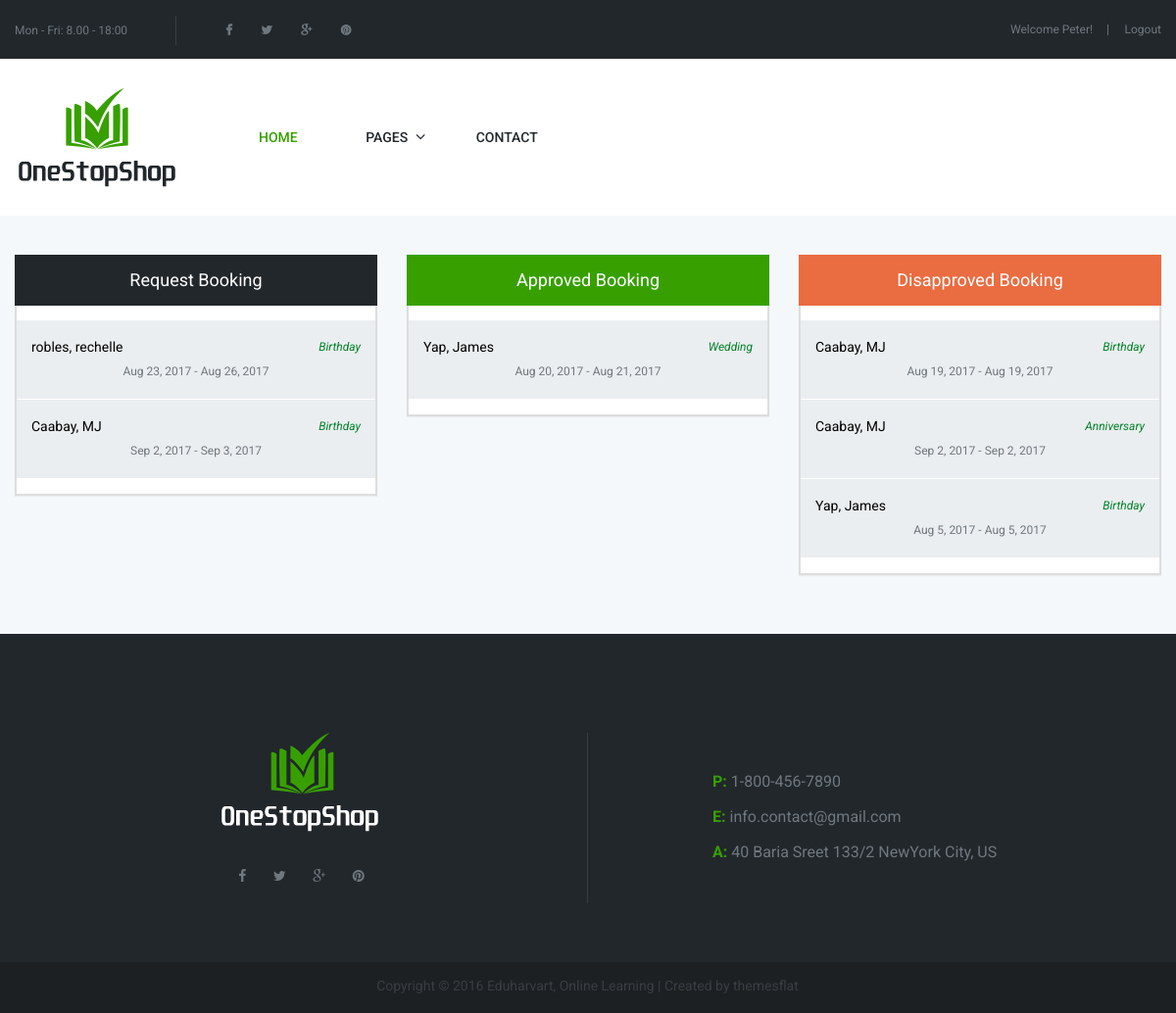
The app's page /org-dashboard.php (signed in) with its own data.
### tables this page shows
CREATE TABLE `client_infos` (
  `id` bigint(20) NOT NULL,
  `first_name` varchar(255) DEFAULT NULL,
  `middle_name` varchar(255) DEFAULT NULL,
  `last_name` varchar(255) DEFAULT NULL,
  `email_address` varchar(255) DEFAULT NULL,
  `mobile_number` varchar(255) DEFAULT NULL,
  `client_id` bigint(20) NOT NULL,
  `created_at` datetime NOT NULL DEFAULT CURRENT_TIMESTAMP,
  `updated_at` datetime NOT NULL DEFAULT CURRENT_TIMESTAMP
);

CREATE TABLE `bookings` (
  `id` bigint(20) NOT NULL,
  `date_from` date DEFAULT NULL,
  `date_to` date DEFAULT NULL,
  `client_event_id` bigint(20) NOT NULL,
  `customer_id` bigint(20) DEFAULT '0',
  `remarks` text,
  `created_at` datetime NOT NULL DEFAULT CURRENT_TIMESTAMP,
  `updated_at` datetime NOT NULL DEFAULT CURRENT_TIMESTAMP,
  `status_id` int(11) NOT NULL,
  `total_amount` double DEFAULT '0',
  `approval_type_id` int(11) NOT NULL
);

CREATE TABLE `event_types` (
  `id` bigint(20) NOT NULL,
  `type` varchar(255) DEFAULT NULL,
  `created_at` datetime NOT NULL DEFAULT CURRENT_TIMESTAMP,
  `updated_at` datetime NOT NULL DEFAULT CURRENT_TIMESTAMP
);

### org-dashboard.php (the view, shortened to what this page needs)
<?php
    include "include/configuration.php";
    $id = $_SESSION['authId']
?>
<!DOCTYPE html>
<html xmlns="http://www.w3.org/1999/xhtml" xml:lang="en-US" lang="en-US">
<head>
    <?php include('_head.php') ?>
</head>
<body>
    <div class="boxed position_form">
    <?php include("_header.php"); ?>
        <section class="flat-row bg-theme custom pt-40 pb-40 wrap-price-post">
            <div class="container">
                <div class="row">
                    <div class="col-md-4 col-sm-12 rside">
                        <div class="panel panel-default card-view">
                            <div class="panel-wrapper collapse in">
                                <div class="panel-body">
                                    <div class="head"><h2>Request Booking</h2></div>
                                    <form>
                                        <?php
                                            $selBooking = "select *, bookings.id as booking_id from bookings inner join (clients inner join client_infos on client_infos.client_id = clients.id) on clients.id = bookings.customer_id inner join (client_events inner join event_types on event_types.id = client_events.event_type_id) on client_events.id = bookings.client_event_id where bookings.approval_type_id = 3 and client_events.client_id = " . $id . " order by bookings.created_at";
                                            $rsBooking = mysqli_query($mysqli, $selBooking);
                                            $cntBooking = mysqli_num_rows($rsBooking);
                                            if ($cntBooking > 0):
                                        ?>
                                            <?php while($book = mysqli_fetch_assoc($rsBooking)): ?>
                                                <div class="item" data-id="<?php echo $book['booking_id'] ?>">
                                                    <label class="pull-left name"><?php echo $book['last_name'] . ', ' . $book['first_name'] ?></label>
                                                    <label class="pull-right event"><?php echo $book['type'] ?></label>
                                                    <div class="date"><?php echo date("M j, Y",strtotime($book['date_from'])) . ' - ' . date("M j, Y",strtotime($book['date_to'])) ?></div>
                                                </div>
                                            <?php endwhile; ?>
                                        <?php else: ?>
                                            <div class="no-record">No booking yet.</div>
                                        <?php endif ?>
                                    </form>
                                </div>
                            </div>
                        </div>
                    </div>
                    <div class="col-md-4 col-sm-12 rside">
                        <div class="panel panel-default card-view">
                            <div class="panel-wrapper collapse in">
                                <div class="panel-body">
                                    <div class="head approved"><h2>Approved Booking</h2></div>
                                    <form>
                                        <?php
                                            $selBooking = "select *, bookings.id as booking_id from bookings inner join (clients inner join client_infos on client_infos.client_id = clients.id) on clients.id = bookings.customer_id inner join (client_events inner join event_types on event_types.id = client_events.event_type_id) on client_events.id = bookings.client_event_id where bookings.approval_type_id = 1 and client_events.client_id = " . $id . " order by bookings.created_at";
                                            $rsBooking = mysqli_query($mysqli, $selBooking);
                                            $cntBooking = mysqli_num_rows($rsBooking);
                                            if ($cntBooking > 0):
                                        ?>
                                            <?php while($book = mysqli_fetch_assoc($rsBooking)): ?>
                                                <div class="item" data-id="<?php echo $book['booking_id'] ?>">
                                                    <label class="pull-left name"><?php echo $book['last_name'] . ', ' . $book['first_name'] ?></label>
                                                    <label class="pull-right event"><?php echo $book['type'] ?></label>
                                                    <div class="date"><?php echo date("M j, Y",strtotime($book['date_from'])) . ' - ' . date("M j, Y",strtotime($book['date_to'])) ?></div>
                                                </div>
                                            <?php endwhile; ?>
                                        <?php else: ?>
                                            <div class="no-record">No booking yet.</div>
                                        <?php endif ?>
                                    </form>
                                </div>
                            </div>
                        </div>
                    </div>
                    <div class="col-md-4 col-sm-12 rside">
                        <div class="panel panel-default card-view">
                            <div class="panel-wrapper collapse in">
                                <div class="panel-body">
                                    <div class="head disapproved"><h2>Disapproved Booking</h2></div>
                                    <form>
                                        <?php
                                            $selBooking = "select *, bookings.id as booking_id from bookings inner join (clients inner join client_infos on client_infos.client_id = clients.id) on clients.id = bookings.customer_id inner join (client_events inner join event_types on event_types.id = client_events.event_type_id) on client_events.id = bookings.client_event_id where bookings.approval_type_id = 2 and client_events.client_id = " . $id . " order by bookings.created_at";
                                            $rsBooking = mysqli_query($mysqli, $selBooking);
                                            $cntBooking = mysqli_num_rows($rsBooking);
                                            if ($cntBooking > 0):
                                        ?>
                                            <?php while($book = mysqli_fetch_assoc($rsBooking)): ?>
                                                <div class="item" data-id="<?php echo $book['booking_id'] ?>">
                                                    <label class="pull-left name"><?php echo $book['last_name'] . ', ' . $book['first_name'] ?></label>
                                                    <label class="pull-right event"><?php echo $book['type'] ?></label>
                                                    <div class="date"><?php echo date("M j, Y",strtotime($book['date_from'])) . ' - ' . date("M j, Y",strtotime($book['date_to'])) ?></div>
                                                </div>
                                            <?php endwhile; ?>
                                        <?php else: ?>
                                            <div class="no-record">No booking yet.</div>
                                        <?php endif ?>
                                    </form>
                                </div>
                            </div>
                        </div>
                    </div>
                </div>
            </div>
        </section>
        <?php include("_footer.php"); ?>
    </div>
</body>
</html>

### _header.php (shortened to what this page needs)
<div class="top top-style2">
    <div class="container">
        <div class="row">
            <div class="col-md-8">
                <ul class="flat-information">
                    <li>Mon - Fri: 8.00 - 18:00</li>
                </ul>
                <ul class="flat-socials">
                    <li><a href=""><i class="fa fa-facebook"></i></a></li>
                    <li><a href=""><i class="fa fa-twitter"></i></a></li>
                    <li><a href=""><i class="fa fa-google-plus"></i></a></li>
                    <li><a href=""><i class="fa fa-pinterest"></i></a></li>
                </ul>
            </div>
            <div class="col-md-4">
                <div class="wrap-flat">
                    <ul class="flat-login-register">
                        <?php if (empty($_SESSION['authId'])): ?>
                            <li><a href="sign-in.php">Log In</a></li>
                            <li><a href="sign-up.php">Sign Up</a></li>
                        <?php else: ?>
                            <?php
                                $selUser = "select * from clients inner join client_infos on client_infos.client_id = clients.id where clients.id = " . $_SESSION['authId'];
                                $rsUser = mysqli_query($mysqli, $selUser);
                                $rowUser = mysqli_fetch_assoc($rsUser);
                            ?>
                            <li>Welcome <?php echo ucfirst($rowUser['first_name']) ?>!</li>
                            <li><a href="logout.php">Logout</a></li>
                        <?php endif; ?>
                    </ul>
                </div>
            </div>
        </div>
    </div>
</div>
<header id="header" class="header styleheader header-style2">
    <div class="container">
        <div class="row">
            <div class="col-md-12">
                <div class="logo">
                    <a href="index.php"><img src="images/logo.png" alt="image"></a>
                </div>
                <div class="wrap-nav pull-left ml-50">
                    <nav id="mainnav" class="mainnav">
                        <ul class="menu">
                            <li class="active"><a href="index.php" title="" class="no-content">HOME</a></li>
                            <li><a href="" title="">PAGES</a>
                            </li>
                            <li><a href="" title="" class="no-content">CONTACT</a></li>
                        </ul>
                    </nav>
                </div>
            </div>
        </div>
    </div>
</header>

### stylesheets/style.css (style rules this page uses)
html { overflow-y: scroll; -webkit-text-size-adjust: 100%; -ms-text-size-adjust: 100%; }
body { line-height: 1; -webkit-font-smoothing: antialiased; -webkit-text-size-adjust: 100%; -ms-text-size-adjust: 100%; }
a, abbr, acronym, address, applet, article, aside, audio, b, big, blockquote, body, caption, canvas, center, cite, code, dd, del, details, dfn, dialog, div, dl, dt, em, embed, fieldset, figcaption, figure, form, footer, header, hgroup, h1, h2, h3, h4, h5, h6, html, i, iframe, img, ins, kbd, label, legend, li, mark, menu, nav,object, ol, output, p, pre, q, ruby, s, samp, section, small, span, strike, strong, sub, summary, sup, tt, table, tbody, textarea, tfoot, thead, time, tr, th, td, u, ul, var, video { font-family: inherit; font-size: 100%; font-weight: inherit; font-style: inherit; vertical-align: baseline; margin: 0; padding: 0; border: 0; outline: 0; background: transparent; }
article, aside, details, figcaption, figure, footer, header, hgroup, menu, nav, section { display: block; }
ol, ul { list-style: none; }
img { border: 0; -ms-interpolation-mode: bicubic; vertical-align: middle; }
*, *:before, *:after { -webkit-box-sizing: border-box; -moz-box-sizing: border-box; box-sizing: border-box; }
body { font: 14px/25px "Roboto", sans-serif; font-weight: 400; background-color: #fff; color: #6f787f; }
a { text-decoration: none; -webkit-transition: all 0.3s ease-in-out; -moz-transition: all 0.3s ease-in-out; -ms-transition: all 0.3s ease-in-out; -o-transition: all 0.3s ease-in-out; transition: all 0.3s ease-in-out; }
ul, ol { padding: 0; }
img { max-width: 100%; height: auto; }
h1, h2, h3, h4, h5, h6 { font-family: 'Roboto', sans-serif; font-weight: 400; }
h2 { font-size: 18px; line-height: 22px; }
.top { background-color: #22272b; padding: 18px 0px 16px 0px; }
.top .wrap-flat { float: right; display: inline-block; margin-top: -1px; }
.top ul li { position: relative; display: inline-block; font-size: 12px; color: #6f787f; }
.flat-information li { padding-right: 6px; }
.flat-information li:last-child { padding-right: 0; }
.flat-information li:first-child { padding-right: 30px; margin-right: 27px; }
.top .flat-information li:first-child:after { position: absolute; right: 0; top: -4px; content:""; width: 1px; height: 30px; background-color: #393d41; }
.top ul li a { color: #6f787f; }
.top .flat-socials { float: right; }
.flat-socials li { padding: 0px 13px; display: inline-block; }
.flat-socials li:last-child { padding-right: 0px; }
.flat-socials li a i { font-weight: 700; }
.flat-login-register li { padding-right: 16px; margin-right: 13px; }
.flat-login-register li:last-child { padding-right: 30px; margin-right: 17px; }
.flat-login-register li::after { position: absolute; right: 0; top: 7px; content:""; width: 1px; height: 11px; background-color: #676f76; }
.flat-login-register li:last-child:after { position: absolute; right: 0; top: -3px; width: 1px; height: 30px; background-color:#393d41; }
.wrap-flat .flat-login-register { float: left; }
.top-style2 .flat-information { float: left; }
.top-style2 .flat-information li:first-child { padding-right: 50px; margin-right: 37px; }
.top.top-style2 .flat-information li:first-child:after { position: absolute; top: -3px; }
.top.top-style2 .flat-socials { float: none; }
.top-style2 .flat-login-register li:last-child { padding-right: 0px; margin-right: 0px; }
.top-style2 .flat-login-register li:last-child:after { content: none; }
.header { background-color: rgba(255, 255, 255, 0.9); }
.header ul li { position: relative; }
.logo { float: left; margin: 30px 0px 29px 1px; }
.wrap-nav { float: right; }
.header-style2 .wrap-nav { margin-right: 2px; }
#mainnav > ul > li { display: inline-block; }
#mainnav > ul > li > a { position: relative; }
#mainnav > ul > li > a { position: relative; font-size: 14px; font-weight: 500; color: #22272b; display: inline-block; padding: 68px 33px 67px 33px; }
#mainnav > ul > li > a::after { position: absolute; right: 15px; top: 67px; content: "\f107"; font-family: 'FontAwesome'; color: #22272b; font-size: 16px; -webkit-transition: all 0.3s ease-in-out; -moz-transition: all 0.3s ease-in-out; -ms-transition: all 0.3s ease-in-out; -o-transition: all 0.3s ease-in-out; transition: all 0.3s ease-in-out; }
#mainnav > ul > li.active > a, #mainnav > ul > li > a:hover, #mainnav > ul > li.active > a::after { color:#ffbf43; }
.pt-40 { padding-top: 40px !important; }
.pb-40 { padding-bottom: 40px !important; }
.ml-50 { margin-left: 50px !important; }

### records on screen
client_infos: first_name "Peter"
bookings: client_infos.last_name "robles", client_infos.first_name "rechelle", event_types.type "Birthday", date_from "Aug 23, 2017", date_to "Aug 26, 2017"
bookings: client_infos.last_name "Caabay", client_infos.first_name "MJ", event_types.type "Birthday", date_from "Sep 2, 2017", date_to "Sep 3, 2017"
bookings: client_infos.last_name "Yap", client_infos.first_name "James", event_types.type "Wedding", date_from "Aug 20, 2017", date_to "Aug 21, 2017"
bookings: client_infos.last_name "Caabay", client_infos.first_name "MJ", event_types.type "Birthday", date_from "Aug 19, 2017", date_to "Aug 19, 2017"
bookings: client_infos.last_name "Caabay", client_infos.first_name "MJ", event_types.type "Anniversary", date_from "Sep 2, 2017", date_to "Sep 2, 2017"
bookings: client_infos.last_name "Yap", client_infos.first_name "James", event_types.type "Birthday", date_from "Aug 5, 2017", date_to "Aug 5, 2017"
